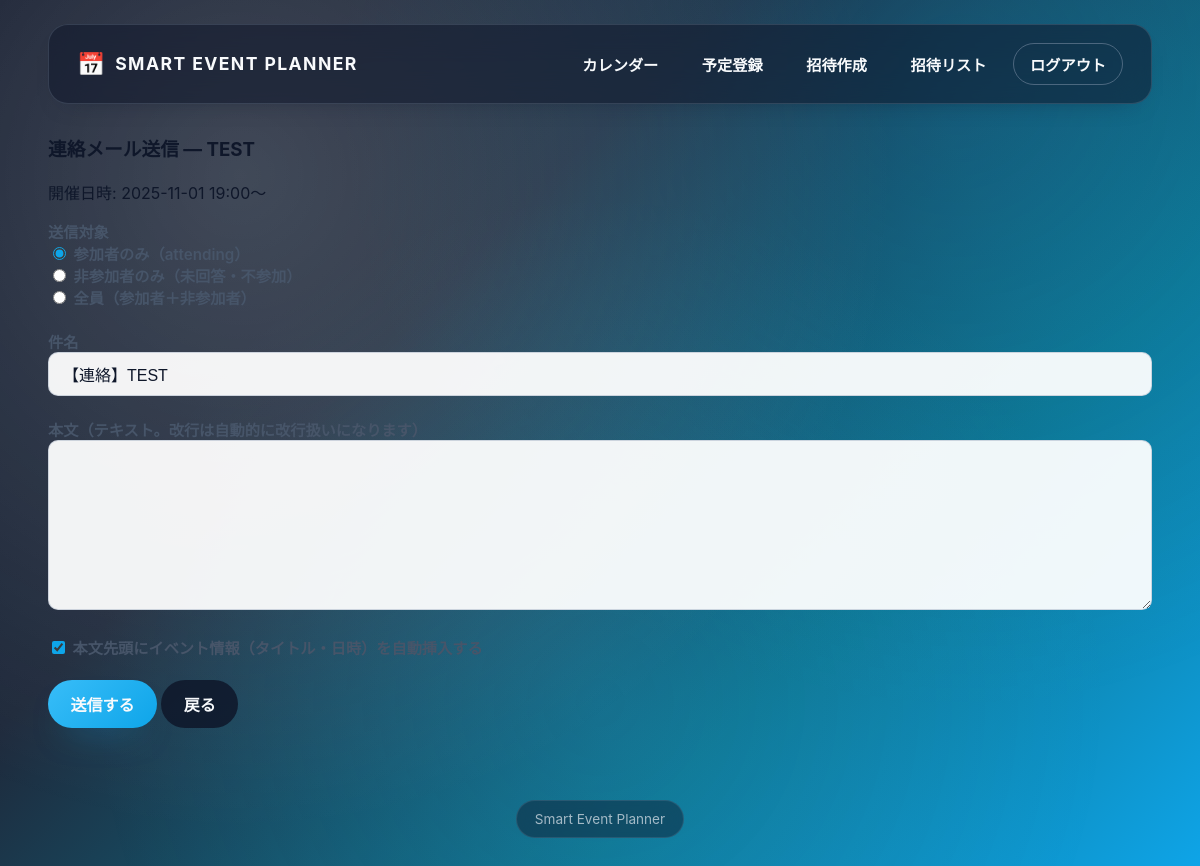
The page /event/1/email (signed in) on the database as committed earlier.
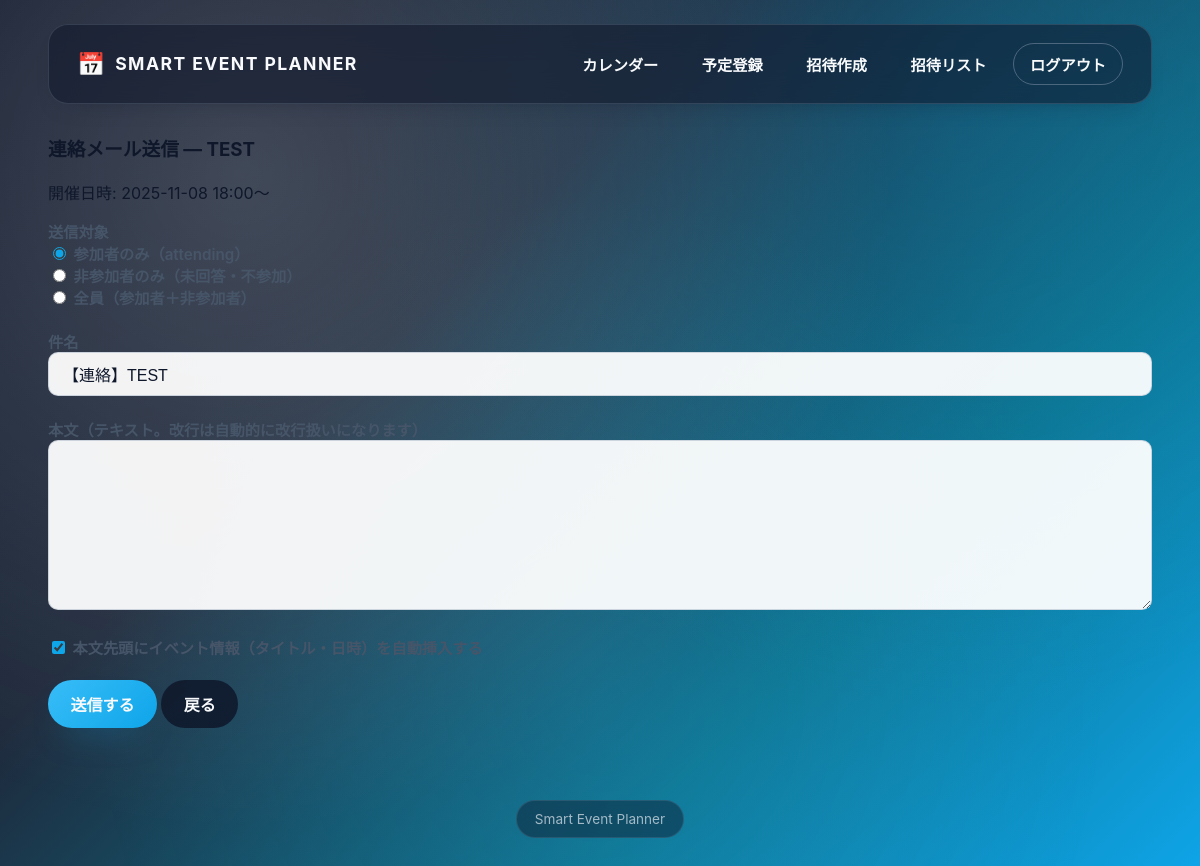
The same page on the database as committed later.
### tables this page shows
CREATE TABLE events(
          id INTEGER PRIMARY KEY AUTOINCREMENT,
          organizer_id INTEGER NOT NULL,
          title TEXT NOT NULL,
          start_datetime TEXT NOT NULL,
          end_datetime TEXT NOT NULL,
          status TEXT DEFAULT 'pending',
          created_at DATETIME DEFAULT CURRENT_TIMESTAMP,
          FOREIGN KEY(organizer_id) REFERENCES users(id)
        );

### sep.py (the view, shortened to what this page needs)
@app.route('/event/<int:event_id>/email', methods=['GET', 'POST'])
@login_required
def email_event_group(event_id):
    db = get_db()
    event = db.execute(
        'SELECT * FROM events WHERE id=? AND organizer_id=?',
        (event_id, session['user_id'])
    ).fetchone()
    if not event:
        flash('イベントが見つからないか、権限がありません。', 'danger')
        return redirect(url_for('invite_list'))
    if event['status'] != 'confirmed':
        flash('このイベントはまだ決定していません。決定後に送信できます。', 'warning')
        return redirect(url_for('invite_list'))
    default_subject = f"【連絡】{event['title']}"
    start_dt = None
    try:
        start_dt = datetime.fromisoformat(event['start_datetime']) if event['start_datetime'] else None
    except Exception:
        pass
    return render_template(
        'email_send.html',
        event=event,
        default_subject=default_subject,
        default_body_text='',
    )

### sep.py (called while the page is built)
@app.before_request
def _assign_req_id():
    g.req_id = uuid.uuid4().hex[:12]
    g.req_ts = pytime.time()

@app.after_request
def _log_req_summary(response):
    try:
        dur_ms = int((pytime.time() - getattr(g, "req_ts", pytime.time())) * 1000)
        ai_logger.debug(json.dumps({
            "event": "http_request",
            "req_id": getattr(g, "req_id", None),
            "path": request.path,
            "method": request.method,
            "status": response.status_code,
            "duration_ms": dur_ms
        }, ensure_ascii=False))
    except Exception:
        pass
    return response

def get_db():
    db = getattr(g, '_database', None)
    if db is None:
        db = g._database = sqlite3.connect(DATABASE)
        db.row_factory = sqlite3.Row
    return db

@app.teardown_appcontext
def close_connection(exc):
    db = getattr(g, '_database', None)
    if db:
        db.close()

def login_required(f):
    @wraps(f)
    def wrapper(*args, **kwargs):
        if 'user_id' not in session:
            flash('ログインが必要です。', 'warning')
            return redirect(url_for('login'))
        return f(*args, **kwargs)
    return wrapper

### templates/email_send.html
{% extends "base.html" %}
{% block content %}
<div class="container mt-4">
  <h3>連絡メール送信 — {{ event.title }}</h3>
  <p class="text-muted">
    開催日時:
    {% if event.start_datetime %}
      {{ event.start_datetime[:16]|replace('T',' ') }}〜
    {% else %}
      未設定
    {% endif %}
  </p>
  <form method="post">
    <div class="mb-3">
      <label class="form-label">送信対象</label>
      <div class="form-check">
        <input class="form-check-input" type="radio" name="group" id="g1" value="attending" checked>
        <label class="form-check-label" for="g1">参加者のみ（attending）</label>
      </div>
      <div class="form-check">
        <input class="form-check-input" type="radio" name="group" id="g2" value="non_attending">
        <label class="form-check-label" for="g2">非参加者のみ（未回答・不参加）</label>
      </div>
      <div class="form-check">
        <input class="form-check-input" type="radio" name="group" id="g3" value="all">
        <label class="form-check-label" for="g3">全員（参加者＋非参加者）</label>
      </div>
    </div>
    <div class="mb-3">
      <label class="form-label">件名</label>
      <input type="text" name="subject" class="form-control" value="{{ default_subject }}">
    </div>
    <div class="mb-3">
      <label class="form-label">本文（テキスト。改行は自動的に改行扱いになります）</label>
      <textarea name="body" rows="8" class="form-control">{{ default_body_text }}</textarea>
    </div>
    <div class="form-check mb-3">
      <input class="form-check-input" type="checkbox" name="include_event_block" id="include_event_block" value="1" checked>
      <label class="form-check-label" for="include_event_block">
        本文先頭にイベント情報（タイトル・日時）を自動挿入する
      </label>
    </div>
    <div class="d-flex gap-2">
      <button type="submit" class="btn btn-primary">送信する</button>
      <a href="{{ url_for('invite_list') }}" class="btn btn-secondary">戻る</a>
    </div>
  </form>
</div>
{% endblock %}

Rows that differ between the two databases and show on the page:
changed events "TEST": start_datetime "2025-11-01 19:00" → "2025-11-08 18:00"
